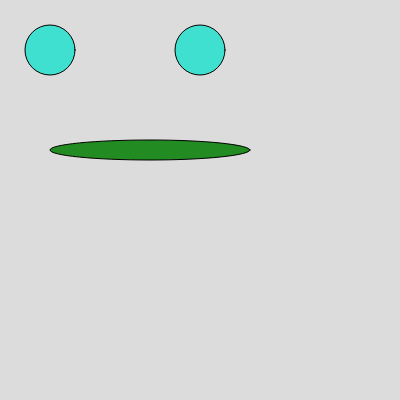
Frame 1 (no input)
Frame 60 (no input): identical to frame 1, image omitted
Frame 120 (the mouse pressed at the canvas centre since frame 60): identical to frame 1, image omitted

The p5.js sketch that drew this single still picture (run headless with seeded random() and noise() and a simulated clock; from frame 60 on, the mouse is pressed at the canvas centre):

// p5.js sketch
// ── sketch.js
function setup() {
  createCanvas(400, 400);
}

function draw() {
  background(220);

  //eyes
  fill(64, 224, 208)
  circle (50, 50, 50);
  circle (200, 50, 50);
  
  //mouth
  fill(34, 139, 34)
  ellipse(150, 150, 200, 20);  
 
}
